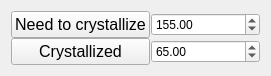
   <widget class="QWidget" name="gridLayoutWidget_3">
    <property name="geometry">
     <rect>
      <x>772</x>
      <y>30</y>
      <width>271</width>
      <height>71</height>
     </rect>
    </property>
    <layout class="QGridLayout" name="gridLayout_3">
     <property name="horizontalSpacing">
      <number>1</number>
     </property>
     <property name="verticalSpacing">
      <number>0</number>
     </property>
     <item row="0" column="0">
      <widget class="QPushButton" name="crystallize_button0">
       <property name="font">
        <font>
         <pointsize>12</pointsize>
        </font>
       </property>
       <property name="text">
        <string>Need to crystallize</string>
       </property>
       <property name="shortcut">
        <string>F9</string>
       </property>
      </widget>
     </item>
     <item row="2" column="1">
      <widget class="QDoubleSpinBox" name="crystallize_doubleSpinBox1">
       <property name="styleSheet">
        <string notr="true">font: 12pt &quot;MS Shell Dlg 2&quot;;</string>
       </property>
       <property name="decimals">
        <number>2</number>
       </property>
       <property name="maximum">
        <double>999999.989999999990687</double>
       </property>
       <property name="value">
        <double>65.000000000000000</double>
       </property>
      </widget>
     </item>
     <item row="2" column="0">
      <widget class="QPushButton" name="crystallize_button1">
       <property name="font">
        <font>
         <pointsize>12</pointsize>
        </font>
       </property>
       <property name="text">
        <string>Crystallized</string>
       </property>
       <property name="shortcut">
        <string>F10</string>
       </property>
      </widget>
     </item>
     <item row="0" column="1">
      <widget class="QDoubleSpinBox" name="crystallize_doubleSpinBox0">
       <property name="styleSheet">
        <string notr="true">font: 12pt &quot;MS Shell Dlg 2&quot;;</string>
       </property>
       <property name="maximum">
        <double>999999.989999999990687</double>
       </property>
       <property name="value">
        <double>155.000000000000000</double>
       </property>
      </widget>
     </item>
    </layout>
   </widget>
